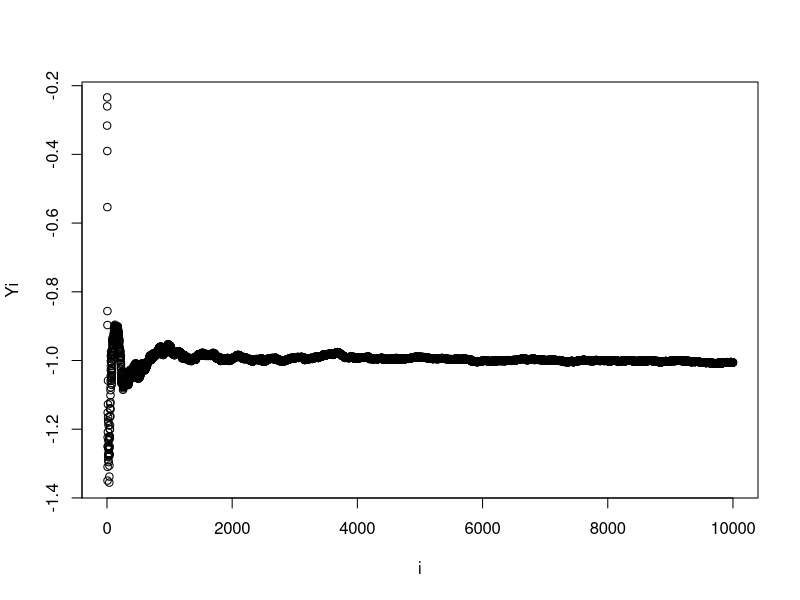
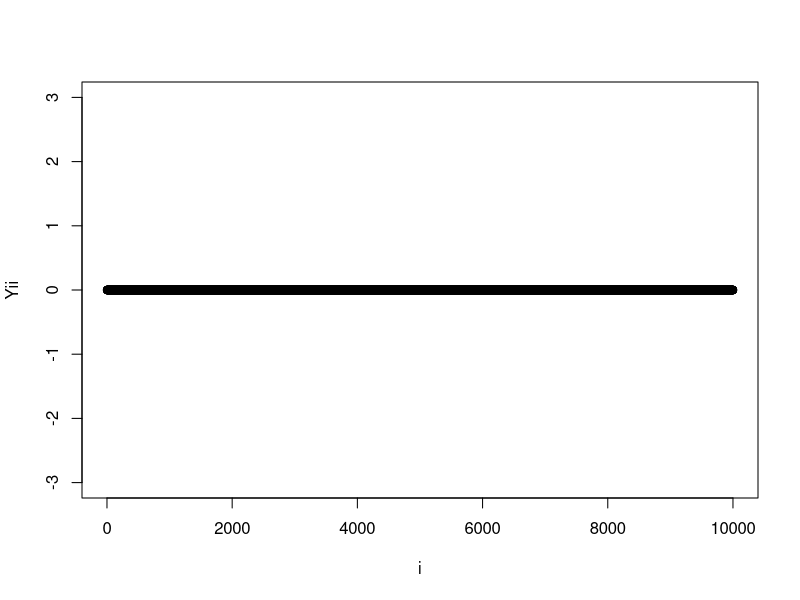

Source code (R) for these figures, in order:
## ---- chunk 1
knitr::opts_chunk$set(echo = TRUE)
## ---- chunk 2
x1 = 1/3 
x2 = 1/4
if ( x1-x2 == 1/12) {
print ("Subtsraction is correct")
}else {
print ( " Substraction is wrong" )
}
## ---- chunk 3
x1 = 1
x2 = 1/2
if ( x1-x2 == 1/2) {
  print ("Subtsraction is correct")
}else {
  print ( " Substraction is wrong" )
}
## ---- chunk 4
x1 = 1/3 
x2 = 1/4
if (isTRUE(all.equal((x1 - x2),1/12))) {
  print ("Subtsraction is correct")
}else {
  print ( " Substraction is wrong" )
}

## ---- chunk 5
f = function(x){x}

derivative_func = function(f=f,x){
  e = 10^-15
  f1 = (f(x + e) - f(x)) / e
  return(f1)
}
## ---- chunk 6
x1 = derivative_func(f,1)
x1
## ---- chunk 7
x100000 = derivative_func(f,100000)
x100000
## ---- chunk 8
myvar = function(x){
  n = length(x)
  x2 = 0
  x1 = 0
  for(i in 1:n){
    x2 = x2 + x2^2
    x1 = x1 + x1
  }
  var = 1/(1-n) * (x2 - (1/n) * x1^2)
  return(var)
}
## ---- chunk 9
x = rnorm(10000, mean = 10^8, sd = 1)
## ---- chunk 10
n = length(x)
i = 1:10000
Yi = 0
for( j in 1:n){
  Yi[j] = myvar(x[1:j]) - var(x[1:j])
}
plot(x = i , y = Yi)

## ---- chunk 11
better_var = function(x){
  len = length(x)
  x_bar = rep(mean(x),len)
  v = (sum((x - x_bar)^2 ))/ (len-1)
  return(v)
}

n = length(x)
i = 1:10000
Yii = 0
j=0
for( j in 1:n){
  Yii[j] = better_var(x[1:j]) - var(x[1:j])
}

plot(x = i, y = Yii, ylim = c(-3,3))
